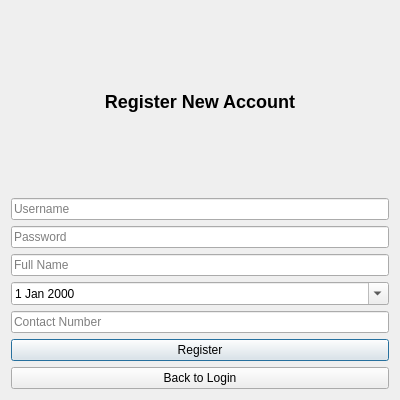
<?xml version="1.0" encoding="UTF-8"?>
<ui version="4.0">
 <class>Register</class>
 <widget class="QDialog" name="Register">
  <property name="geometry">
   <rect>
    <x>0</x>
    <y>0</y>
    <width>400</width>
    <height>400</height>
   </rect>
  </property>
  <property name="windowTitle">
   <string>Register</string>
  </property>
  <layout class="QVBoxLayout" name="verticalLayout">
   <item>
    <widget class="QLabel" name="label">
     <property name="text">
      <string>Register New Account</string>
     </property>
     <property name="alignment">
      <set>Qt::AlignCenter</set>
     </property>
     <property name="styleSheet">
      <string notr="true">font-size: 18px; font-weight: bold;</string>
     </property>
    </widget>
   </item>
   <item>
    <widget class="QLineEdit" name="usernameLineEdit">
     <property name="placeholderText">
      <string>Username</string>
     </property>
    </widget>
   </item>
   <item>
    <widget class="QLineEdit" name="passwordLineEdit">
     <property name="placeholderText">
      <string>Password</string>
     </property>
     <property name="echoMode">
      <enum>QLineEdit::Password</enum>
     </property>
    </widget>
   </item>
   <item>
    <widget class="QLineEdit" name="nameLineEdit">
     <property name="placeholderText">
      <string>Full Name</string>
     </property>
    </widget>
   </item>
   <item>
    <widget class="QDateEdit" name="dobDateEdit">
     <property name="calendarPopup">
      <bool>true</bool>
     </property>
    </widget>
   </item>
   <item>
    <widget class="QLineEdit" name="contactLineEdit">
     <property name="placeholderText">
      <string>Contact Number</string>
     </property>
    </widget>
   </item>
   <item>
    <widget class="QPushButton" name="registerButton">
     <property name="text">
      <string>Register</string>
     </property>
    </widget>
   </item>
   <item>
    <widget class="QPushButton" name="backButton">
     <property name="text">
      <string>Back to Login</string>
     </property>
    </widget>
   </item>
  </layout>
 </widget>
 <resources/>
 <connections/>
</ui>
